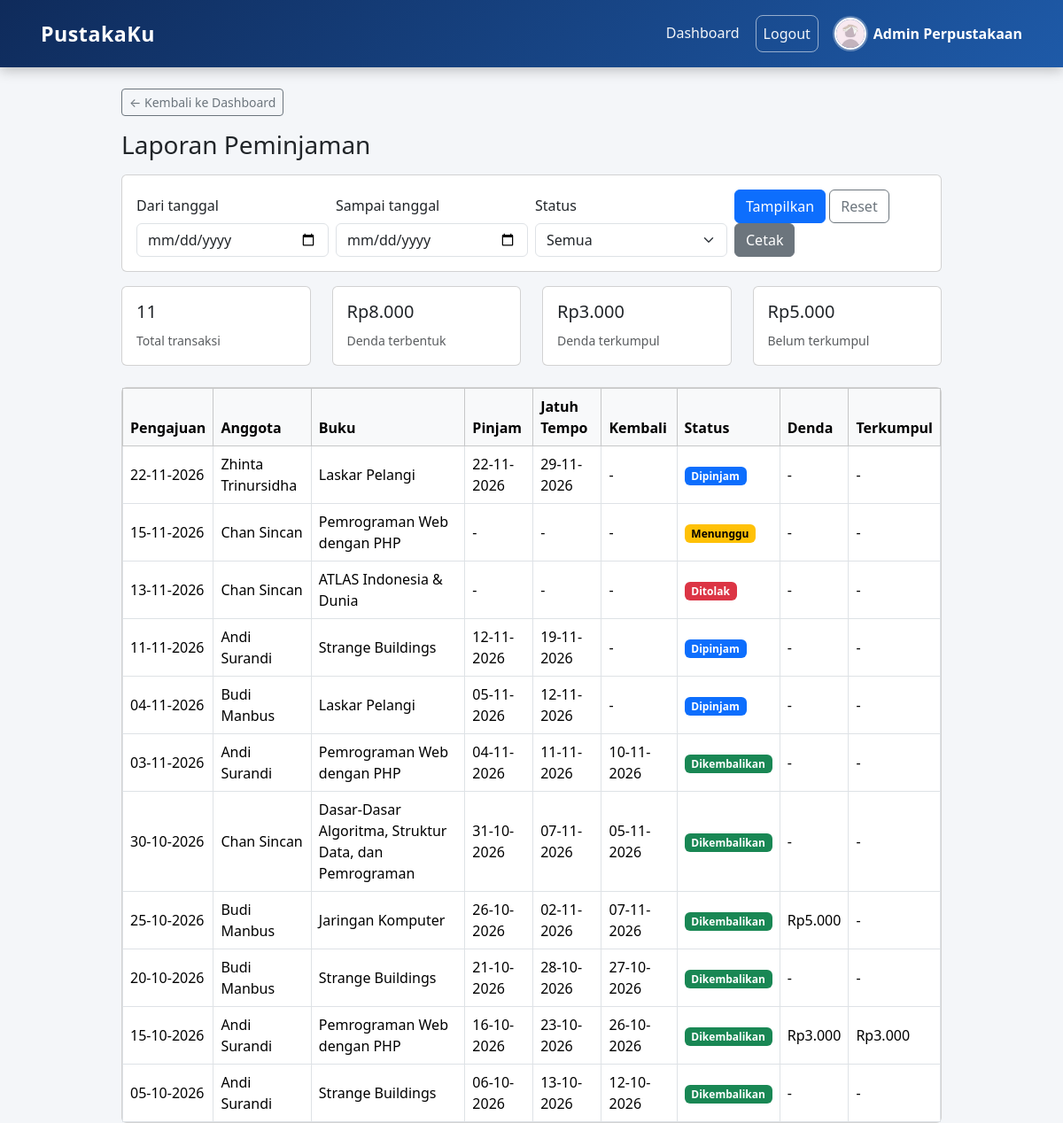
The page /projek/admin/laporan.php (signed in) on the database its author committed.
### tables this page shows
CREATE TABLE `peminjaman` (
  `id` int(11) NOT NULL,
  `user_id` int(11) NOT NULL,
  `buku_id` int(11) NOT NULL,
  `tgl_pengajuan` date NOT NULL,
  `tgl_pinjam` date DEFAULT NULL,
  `tgl_jatuh_tempo` date DEFAULT NULL,
  `tgl_kembali` date DEFAULT NULL,
  `status` enum('menunggu','dipinjam','dikembalikan','ditolak') NOT NULL DEFAULT 'menunggu',
  `denda` int(11) NOT NULL DEFAULT 0,
  `status_denda` enum('tidak_ada','belum_lunas','lunas') NOT NULL DEFAULT 'tidak_ada'
);

CREATE TABLE `users` (
  `id` int(11) NOT NULL,
  `nama` varchar(100) NOT NULL,
  `email` varchar(100) NOT NULL,
  `password` varchar(255) NOT NULL,
  `role` enum('admin','anggota') NOT NULL DEFAULT 'anggota',
  `nim` varchar(20) DEFAULT NULL,
  `no_hp` varchar(15) DEFAULT NULL,
  `foto` varchar(255) NOT NULL DEFAULT 'default.png',
  `status` enum('aktif','nonaktif') NOT NULL DEFAULT 'aktif',
  `remember_token` varchar(64) DEFAULT NULL,
  `created_at` timestamp NOT NULL DEFAULT current_timestamp()
);

CREATE TABLE `buku` (
  `id` int(11) NOT NULL,
  `kode_buku` varchar(20) NOT NULL,
  `judul` varchar(200) NOT NULL,
  `penulis` varchar(100) DEFAULT NULL,
  `penerbit` varchar(100) DEFAULT NULL,
  `tahun_terbit` year(4) DEFAULT NULL,
  `kategori_id` int(11) DEFAULT NULL,
  `stok` int(11) NOT NULL DEFAULT 0,
  `sinopsis` text DEFAULT NULL,
  `cover` varchar(255) NOT NULL DEFAULT 'no-cover.png',
  `created_at` timestamp NOT NULL DEFAULT current_timestamp()
);

### projek/admin/laporan.php (the view, shortened to what this page needs)
<?php
include '../config/koneksi.php';
include_once '../includes/functions.php';
$dari = isset($_GET['dari']) ? $_GET['dari'] : '';
$sampai = isset($_GET['sampai']) ? $_GET['sampai'] : '';
$status = isset($_GET['status']) ? $_GET['status'] : '';
$status_valid = ['menunggu', 'dipinjam', 'dikembalikan', 'ditolak'];
if (!in_array($status, $status_valid)) {
    $status = '';
}
$query = mysqli_prepare(
    $koneksi,
    "SELECT p.*, u.nama, b.judul,
            (SELECT COALESCE(SUM(pd.jumlah), 0) FROM pembayaran_denda pd
             WHERE pd.peminjaman_id = p.id AND pd.status = 'lunas') AS terkumpul
     FROM peminjaman p
     JOIN users u ON p.user_id = u.id
     JOIN buku b ON p.buku_id = b.id
     WHERE (? = '' OR p.tgl_pengajuan >= ?)
       AND (? = '' OR p.tgl_pengajuan <= ?)
       AND (? = '' OR p.status = ?)
     ORDER BY p.tgl_pengajuan DESC, p.id DESC"
);
mysqli_stmt_bind_param($query, 'ssssss', $dari, $dari, $sampai, $sampai, $status, $status);
mysqli_stmt_execute($query);
$hasil = mysqli_stmt_get_result($query);
$data_laporan = [];
$denda_terbentuk = 0;
$denda_terkumpul = 0;
while ($baris = mysqli_fetch_assoc($hasil)) {
    $data_laporan[] = $baris;
    $denda_terbentuk += $baris['denda'];
    $denda_terkumpul += $baris['terkumpul'];
}
$total_data = count($data_laporan);
include '../includes/header.php';
?>
<div class="row">
    <div class="col-lg-10 mx-auto area-laporan">
        <a href="<?= $base_url ?>/admin/dashboard.php" class="btn btn-outline-secondary btn-sm mb-3 no-print">
            &larr; Kembali ke Dashboard
        </a>
        <h3 class="mb-3 no-print">Laporan Peminjaman</h3>
        <form method="GET" class="card card-body mb-3 no-print">
            <div class="row g-2 align-items-end">
                <div class="col-md-3">
                    <label class="form-label">Dari tanggal</label>
                    <input type="date" name="dari" class="form-control" value="<?= htmlspecialchars($dari) ?>">
                </div>
                <div class="col-md-3">
                    <label class="form-label">Sampai tanggal</label>
                    <input type="date" name="sampai" class="form-control" value="<?= htmlspecialchars($sampai) ?>">
                </div>
                <div class="col-md-3">
                    <label class="form-label">Status</label>
                    <select name="status" class="form-select">
                        <option value="">Semua</option>
                    </select>
                </div>
                <div class="col-md-3">
                    <button type="submit" class="btn btn-primary">Tampilkan</button>
                    <a href="laporan.php" class="btn btn-outline-secondary">Reset</a>
                    <button type="button" id="tombolCetak" class="btn btn-secondary">Cetak</button>
                </div>
            </div>
        </form>
        <div class="row mb-3">
            <div class="col-6 col-lg-3 mb-2">
                <div class="card h-100">
                    <div class="card-body">
                        <h5><?= $total_data ?></h5>
                        <small class="text-muted">Total transaksi</small>
                    </div>
                </div>
            </div>
            <div class="col-6 col-lg-3 mb-2">
                <div class="card h-100">
                    <div class="card-body">
                        <h5>Rp<?= number_format($denda_terbentuk, 0, ',', '.') ?></h5>
                        <small class="text-muted">Denda terbentuk</small>
                    </div>
                </div>
            </div>
            <div class="col-6 col-lg-3 mb-2">
                <div class="card h-100">
                    <div class="card-body">
                        <h5>Rp<?= number_format($denda_terkumpul, 0, ',', '.') ?></h5>
                        <small class="text-muted">Denda terkumpul</small>
                    </div>
                </div>
            </div>
            <div class="col-6 col-lg-3 mb-2">
                <div class="card h-100">
                    <div class="card-body">
                        <h5>Rp<?= number_format($denda_terbentuk - $denda_terkumpul, 0, ',', '.') ?></h5>
                        <small class="text-muted">Belum terkumpul</small>
                    </div>
                </div>
            </div>
        </div>
        <div class="card">
            <div class="table-responsive">
                <table class="table table-bordered align-middle mb-0">
                    <thead class="table-light">
                        <tr>
                            <th>Pengajuan</th>
                            <th>Anggota</th>
                            <th>Buku</th>
                            <th>Pinjam</th>
                            <th>Jatuh Tempo</th>
                            <th>Kembali</th>
                            <th>Status</th>
                            <th>Denda</th>
                            <th>Terkumpul</th>
                        </tr>
                    </thead>
                    <tbody>
                        <?php foreach ($data_laporan as $r) { ?>
                            <tr>
                                <td><?= date('d-m-Y', strtotime($r['tgl_pengajuan'])) ?></td>
                                <td><?= htmlspecialchars($r['nama']) ?></td>
                                <td><?= htmlspecialchars($r['judul']) ?></td>
                                <td><?= $r['tgl_pinjam'] ? date('d-m-Y', strtotime($r['tgl_pinjam'])) : '-' ?></td>
                                <td><?= $r['tgl_jatuh_tempo'] ? date('d-m-Y', strtotime($r['tgl_jatuh_tempo'])) : '-' ?></td>
                                <td><?= $r['tgl_kembali'] ? date('d-m-Y', strtotime($r['tgl_kembali'])) : '-' ?></td>
                                <td><?= badge_status($r['status']) ?></td>
                                <td><?= $r['denda'] > 0 ? 'Rp' . number_format($r['denda'], 0, ',', '.') : '-' ?></td>
                                <td><?= $r['terkumpul'] > 0 ? 'Rp' . number_format($r['terkumpul'], 0, ',', '.') : '-' ?></td>
                            </tr>
                        <?php } ?>
                    </tbody>
                </table>
            </div>
        </div>
    </div>
</div>
<?php
include '../includes/footer.php';
?>

### projek/includes/functions.php (shortened to what this page needs)
<?php
function badge_status($status) {
    $warna = [
        'menunggu' => 'warning',
        'dipinjam' => 'primary',
        'dikembalikan' => 'success',
        'ditolak' => 'danger'
    ];
    return "<span class='badge text-bg-" . $warna[$status] . "'>" . ucfirst($status) . "</span>";
}
?>

### projek/assets/style.css (style rules this page uses)
:root { --warna-utama: #1e5aa8; --warna-latar: #f4f6f9; }
body { background-color: var(--warna-latar); }

### rows shown on the page
peminjaman: tgl_pengajuan "22-11-2026", user.nama "Zhinta Trinursidha", buku.judul "Laskar Pelangi", tgl_pinjam "22-11-2026", tgl_jatuh_tempo "29-11-2026", status "Dipinjam"
peminjaman: tgl_pengajuan "15-11-2026", user.nama "Chan Sincan", buku.judul "Pemrograman Web dengan PHP", status "Menunggu"
peminjaman: tgl_pengajuan "13-11-2026", user.nama "Chan Sincan", buku.judul "ATLAS Indonesia & Dunia", status "Ditolak"
peminjaman: tgl_pengajuan "11-11-2026", user.nama "Andi Surandi", buku.judul "Strange Buildings", tgl_pinjam "12-11-2026", tgl_jatuh_tempo "19-11-2026", status "Dipinjam"
peminjaman: tgl_pengajuan "04-11-2026", user.nama "Budi Manbus", buku.judul "Laskar Pelangi", tgl_pinjam "05-11-2026", tgl_jatuh_tempo "12-11-2026", status "Dipinjam"
peminjaman: tgl_pengajuan "03-11-2026", user.nama "Andi Surandi", buku.judul "Pemrograman Web dengan PHP", tgl_pinjam "04-11-2026", tgl_jatuh_tempo "11-11-2026", tgl_kembali "10-11-2026", status "Dikembalikan"
peminjaman: tgl_pengajuan "30-10-2026", user.nama "Chan Sincan", buku.judul "Dasar-Dasar Algoritma, Struktur Data, dan Pemrograman", tgl_pinjam "31-10-2026", tgl_jatuh_tempo "07-11-2026", tgl_kembali "05-11-2026", status "Dikembalikan"
peminjaman: tgl_pengajuan "25-10-2026", user.nama "Budi Manbus", buku.judul "Jaringan Komputer", tgl_pinjam "26-10-2026", tgl_jatuh_tempo "02-11-2026", tgl_kembali "07-11-2026", status "Dikembalikan", denda "5.000"
peminjaman: tgl_pengajuan "20-10-2026", user.nama "Budi Manbus", buku.judul "Strange Buildings", tgl_pinjam "21-10-2026", tgl_jatuh_tempo "28-10-2026", tgl_kembali "27-10-2026", status "Dikembalikan"
peminjaman: tgl_pengajuan "15-10-2026", user.nama "Andi Surandi", buku.judul "Pemrograman Web dengan PHP", tgl_pinjam "16-10-2026", tgl_jatuh_tempo "23-10-2026", tgl_kembali "26-10-2026", status "Dikembalikan", denda "3.000", terkumpul "3.000"
peminjaman: tgl_pengajuan "05-10-2026", user.nama "Andi Surandi", buku.judul "Strange Buildings", tgl_pinjam "06-10-2026", tgl_jatuh_tempo "13-10-2026", tgl_kembali "12-10-2026", status "Dikembalikan"

### other values the page prints
$_SESSION['nama'] "Admin Perpustakaan"
$total_data "11"
$denda_terbentuk "8.000"
$denda_terkumpul "3.000"
$denda_terbentuk - $denda_terkumpul "5.000"
